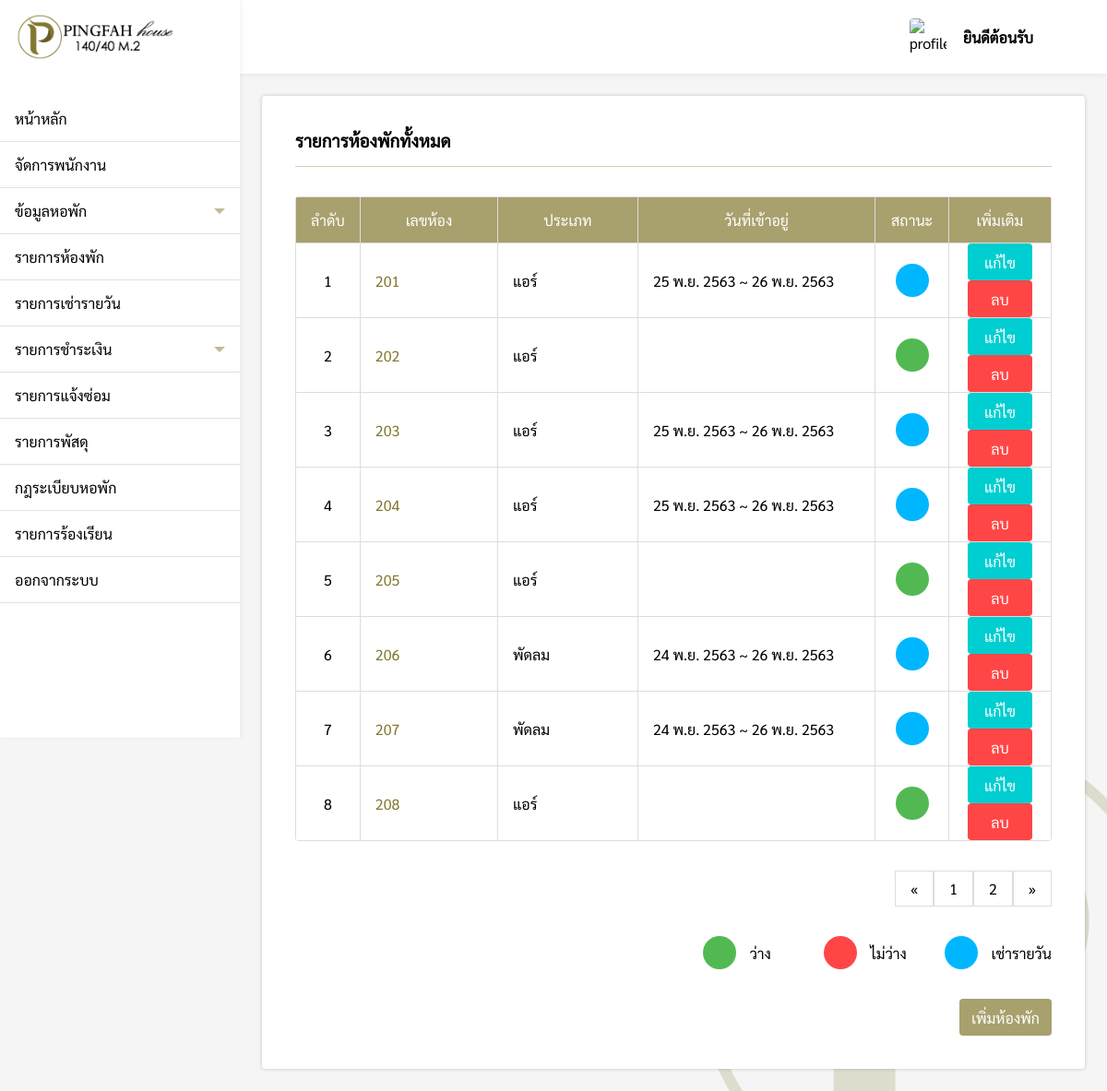
Before: /pages/admin/roomList/index.php (signed in) with the older database file.
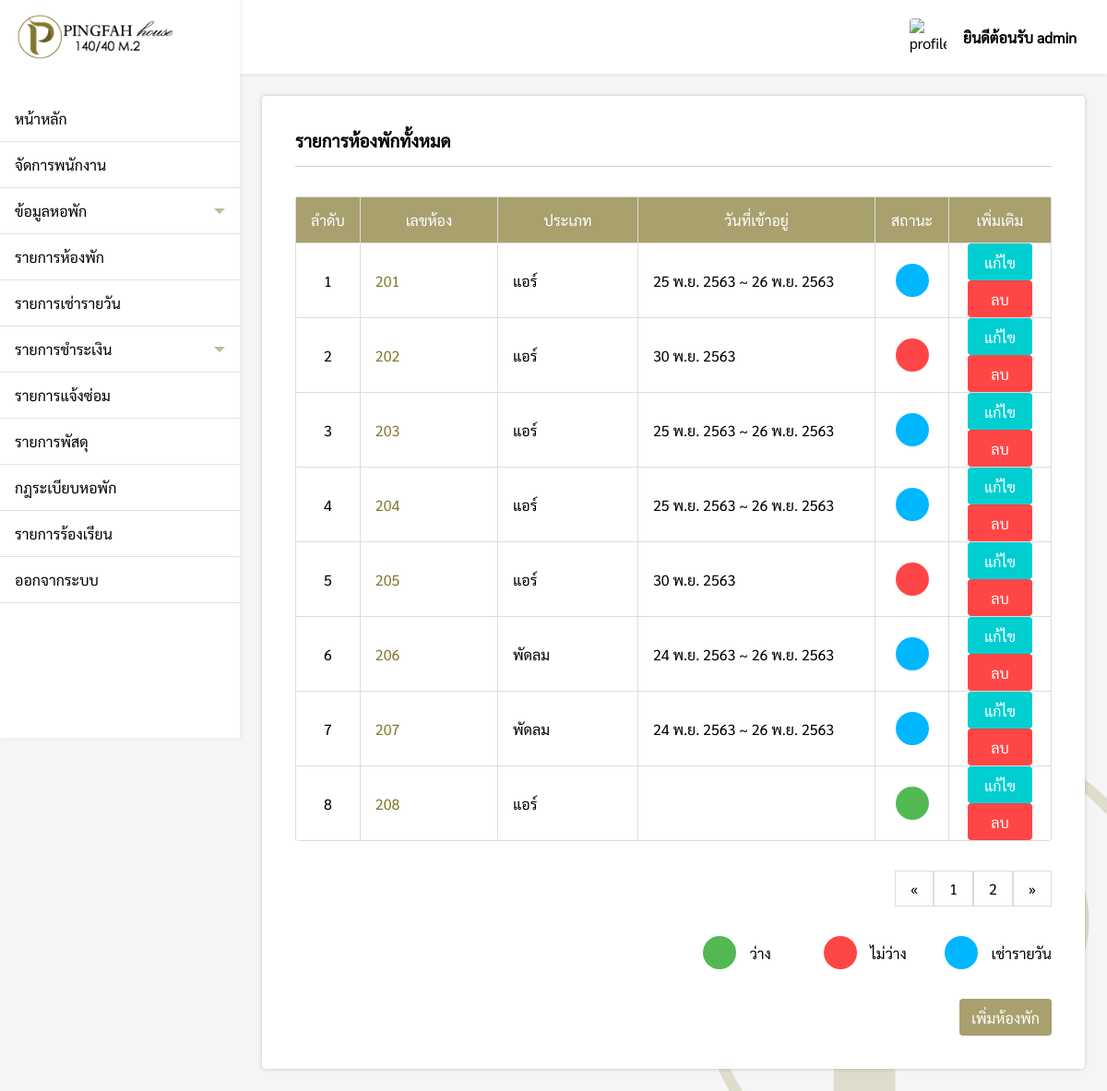
After: the same page with the newer database file.
### tables this page shows
CREATE TABLE `roomlist` (
  `room_id` varchar(200) NOT NULL,
  `room_type` varchar(200) NOT NULL,
  `room_status` varchar(200) NOT NULL,
  `come` varchar(200) NOT NULL,
  `check_in` varchar(200) NOT NULL,
  `check_out` varchar(200) NOT NULL
);

### pages/admin/roomList/index.php (the view, shortened to what the changed rows need)
<?php
if($_SESSION['level'] == 'admin'){
    include('../../connection.php');
    include('../../../components/sidebar.php');
    $num = 1;
    function DateThai($strDate)
    {
        $strYear = date("Y",strtotime($strDate))+543;
        $strMonth= date("n",strtotime($strDate));
        $strDay= date("j",strtotime($strDate));
        $strMonthCut = Array("","ม.ค.","ก.พ.","มี.ค.","เม.ย.","พ.ค.","มิ.ย.","ก.ค.","ส.ค.","ก.ย.","ต.ค.","พ.ย.","ธ.ค.");
        $strMonthThai=$strMonthCut[$strMonth];
        return "$strDay $strMonthThai $strYear";
    }
?>
<!DOCTYPE html>
<html lang="en">
<head>
    <link rel="stylesheet" href="../../../css/roomList.css">
</head>
<body>
    <div class="box" id="roomList">
        <div style="padding:24px;">
            <div class="roomList-box">
                <h3>รายการห้องพักทั้งหมด</h3>
                <div class="hr"></div>
                <?php
                    $perpage = 8;
                    if(isset($_GET['page'])){
                        $page = $_GET['page'];
                    }else{
                        $page = 1;
                    }
                    $start = ($page - 1) * $perpage;
                        $roomlist = "SELECT * FROM  roomList ORDER BY room_id LIMIT {$start} , {$perpage}";
                        $result = $conn->query($roomlist);
                        if ($result->num_rows > 0) {
                ?>
                <table>
                    <tr>
                        <th>ลำดับ</th>
                        <th>เลขห้อง</th>
                        <th>ประเภท</th>
                        <th>วันที่เข้าอยู่</th>
                        <th>สถานะ</th>
                        <th>เพิ่มเติม</th>
                    </tr>
                    <?php
                            while($row = mysqli_fetch_array($result)) {
                    ?>
                    <form action="../roomList/function/editType.php?ID=<?php echo $row["room_id"]; ?>" method='POST'>
                        <tr>
                            <td><?php echo $num; ?></td>
                            <td><a
                                    href="../roomList/room_id.php?ID=<?php echo $row[0] ?>"><?php echo $row["room_id"]; ?></a>
                            </td>
                            <td <?php echo "id='typeShow" .$row["room_id"] . "'" ?>><?php echo $row["room_type"]; ?>
                            </td>
                            <td>
                                <?php if($row['come'] != null && $row['room_status'] != 'เช่ารายวัน'){ echo DateThai($row['come']); }; ?>
                                <?php if($row['check_in'] != null && $row['come'] == null){ echo DateThai($row['check_in']) ." ~ " .DateThai($row['check_out']); } ?>
                            </td>
                            <td>
                                <?php
                                        if($row["room_status"] == 'ว่าง'){
                                            echo "<div class='status-available'></div>";
                                        }else if($row["room_status"] == 'ไม่ว่าง'){
                                            echo "<div class='status-unavailable'></div>";
                                        }else if($row["room_status"] == 'เช่ารายวัน'){
                                            echo "<div class='status-daily'></div>";
                                        }
                                    ?>
                            </td>
                            <td <?php echo "id='typeShow-btn" .$row["room_id"] . "'" ?>>
                                <button type="button" class="edit-btn"
                                    <?php echo "onclick='editType(" .$row["room_id"] .")'" ?>>แก้ไข</button>
                                <button type="button" class="del-btn"
                                    <?php echo "onclick='del(" .$row["room_id"] .")'" ?>>ลบ</button>
                            </td>
                        </tr>
                    </form>
                    <?php  $num++; }?>
                </table>
                <?php
                $sql2 = "SELECT * FROM roomlist";
                $query2 = mysqli_query($conn, $sql2);
                $total_record = mysqli_num_rows($query2);
                $total_page = ceil($total_record / $perpage);
                ?>
                <div style="display:flex;justify-content:flex-end">
                    <div class="pagination">
                        <a href="index.php?page=1">&laquo;</a>
                        <?php for($i=1;$i<=$total_page;$i++){ ?>
                        <a href="index.php?page=<?php echo $i; ?>"><?php echo $i; ?></a>
                        <?php } ?>
                        <a href="index.php?page=<?php echo $total_page; ?>">&raquo;</a>
                    </div>
                </div>
                <?php
                    }else{
                        echo "0 result";
                    }
                ?>
                <div style="display:flex;justify-content:flex-end;">
                    <div class="status-grid">
                        <div class="sub-grid">
                            <div class='status-available'></div>
                            <label>ว่าง</label>
                        </div>
                        <div class="sub-grid">
                            <div class='status-unavailable'></div>
                            <label>ไม่ว่าง</label>
                        </div>
                        <div class="sub-grid">
                            <div class='status-daily'></div>
                            <label>เช่ารายวัน</label>
                        </div>
                    </div>
                </div>
                <div>
                    <div style="display:flex;justify-content:flex-end;">
                        <button onclick="addRoom()" class="addRoom-btn">เพิ่มห้องพัก</button>
                    </div>
                </div>
            </div>
        </div>
    </div>
</body>
</html>
<?php
}else{
    Header("Location: ../../login.php");
}
?>

### components/sidebar.php (shortened to what the changed rows need)
<!DOCTYPE html>
<html lang="en">
<head>
    <link rel="stylesheet" href="/Pingfah/css/navbar.css">
</head>
<body onload="menubar()">
    <div >
        <div class="sidebar">
            <div class="logo_box">
                <img src="/Pingfah/img/logo.png" alt="logo" class="logo">
            </div>
            <ul>
                <a href="/Pingfah/pages/admin/index.php">
                    <li id="main">หน้าหลัก</li>
                </a>
                <a href="/Pingfah/pages/admin/employee/index.php">
                    <li id="employee">จัดการพนักงาน</li>
                </a>
                <li class="dropdown-btn">
                    ข้อมูลหอพัก
                    <div id="arrow-down" class="arrow-down"></div>
                </li>
                <a href="/Pingfah/pages/admin/roomList/index.php">
                    <li id="roomlist">รายการห้องพัก</li>
                </a>
                <a href="/Pingfah/pages/admin/daily/index.php">
                    <li id="daily">รายการเช่ารายวัน</li>
                </a>
                <li class="dropdown-btn2">
                    รายการชำระเงิน
                    <div id="arrow-down2" class="arrow-down"></div>
                </li>
                <a href="/Pingfah/pages/admin/repair/index.php">
                    <li id="repair">รายการแจ้งซ่อม</li>
                </a>
                <a href="/Pingfah/pages/admin/package/index.php">
                    <li id="package">รายการพัสดุ</li>
                </a>
                <a href="/Pingfah/pages/admin/rule/index.php">
                    <li id="rule">กฎระเบียบหอพัก</li>
                </a>
                <a href="/Pingfah/pages/admin/appeal/index.php">
                    <li id="appeal">รายการร้องเรียน</li>
                </a>
                <a href="/Pingfah/pages/logout.php">
                    <li class="logout">ออกจากระบบ</li>
                </a>
            </ul>
        </div>
        <div class="topbar">
            <div style="padding:16px 24px">
            </div>
            <div class="profile">
                <img src="https://sites.google.com/site/rabbiteieicom/_/rsrc/1467891358746/home/image8.jpg"
                    alt="profile_logo" class="profile-logo">
                <p class="profile-text">ยินดีต้อนรับ <?php echo $_SESSION['name']; ?></p>
            </div>
        </div>
    </div>
</body>
</html>

Changed rows visible on the page:
changed roomlist id 202: come (not shown) → "30 พ.ย. 2563"; room_status "ว่าง" → "ไม่ว่าง" (drawn)
changed roomlist id 205: come (not shown) → "30 พ.ย. 2563"; room_status "ว่าง" → "ไม่ว่าง" (drawn)
Other visible differences:
$_SESSION['name']: (not shown) → "admin"
